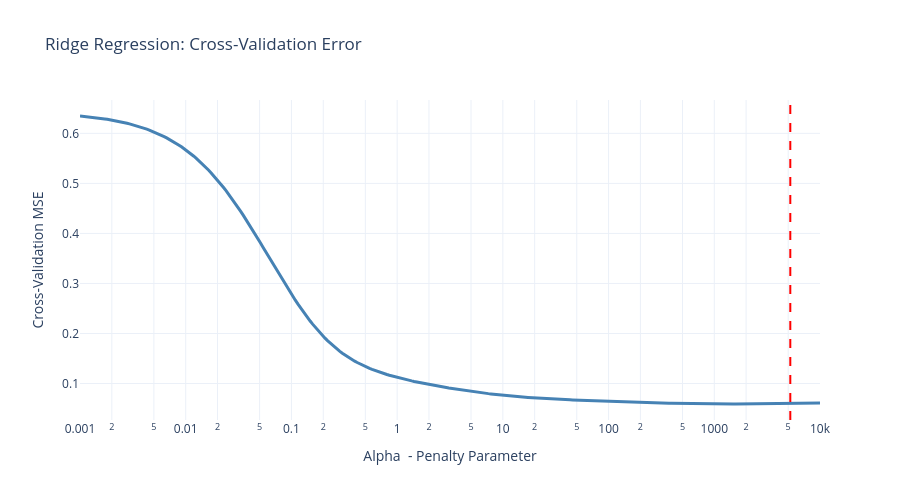

Notebook cell for this chart:
### Code cell
# Calculate CV scores for plotting
cv_mse_scores = []
for alpha in alphas:
    ridge = Ridge(alpha=alpha)
    cv_scores = cross_val_score(ridge, X_train_scaled, y_train, 
                                cv=5, scoring='neg_mean_squared_error')
    cv_mse_scores.append(-cv_scores.mean())

cv_mse_scores = np.array(cv_mse_scores)

# Plot 1: CV Error vs Alpha
fig1 = go.Figure()

fig1.add_trace(go.Scatter(
    x=alphas,
    y=cv_mse_scores,
    mode='lines',
    name='CV MSE',
    line=dict(color='steelblue', width=3),
    hovertemplate='α: %{x:.4f}<br>CV MSE: %{y:.6f}<extra></extra>'
))

fig1.add_vline(
    x=ridge_mod2.alpha_,
    line_dash='dash',
    line_color='red',
    annotation_text=f'Best α = {ridge_mod2.alpha_:.2f}',
    annotation_position='top left'
)

fig1.update_xaxes(type='log', title='Alpha  - Penalty Parameter')
fig1.update_yaxes(title='Cross-Validation MSE')
fig1.update_layout(
    title='Ridge Regression: Cross-Validation Error',
    hovermode='x unified',
    height=500,
    template='plotly_white'
)

fig1.show()

### Figure 1 — Plotly figure (JSON) as saved in the notebook; plotly's stock layout.template omitted (floating-point values rounded to 4 significant figures; data arrays with more than 128 entries replaced by an {"elided": "..."} marker saying what was removed)
{"data": [{"hovertemplate": "α: %{x:.4f}<br>CV MSE: %{y:.6f}<extra></extra>", "line": {"color": "steelblue", "width": 3}, "mode": "lines", "name": "CV MSE", "type": "scatter", "x": {"elided": "300 float values"}, "y": {"elided": "300 float values"}}], "layout": {"annotations": [{"showarrow": false, "text": "Best α = 5236.77", "x": 5237.0, "xanchor": "right", "xref": "x", "y": 1, "yanchor": "top", "yref": "y domain"}], "height": 500, "hovermode": "x unified", "shapes": [{"line": {"color": "red", "dash": "dash"}, "type": "line", "x0": 5237.0, "x1": 5237.0, "xref": "x", "y0": 0, "y1": 1, "yref": "y domain"}], "title": {"text": "Ridge Regression: Cross-Validation Error"}, "xaxis": {"title": {"text": "Alpha  - Penalty Parameter"}, "type": "log"}, "yaxis": {"title": {"text": "Cross-Validation MSE"}}}}
